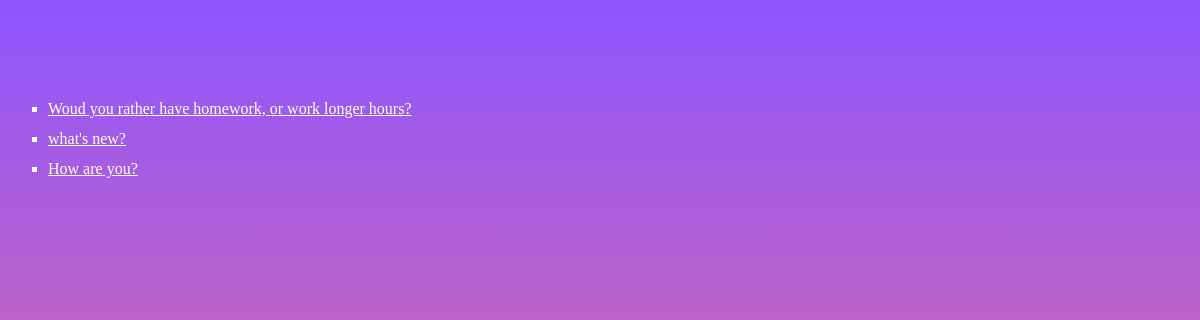
/, run on an earlier commit of the app's database.
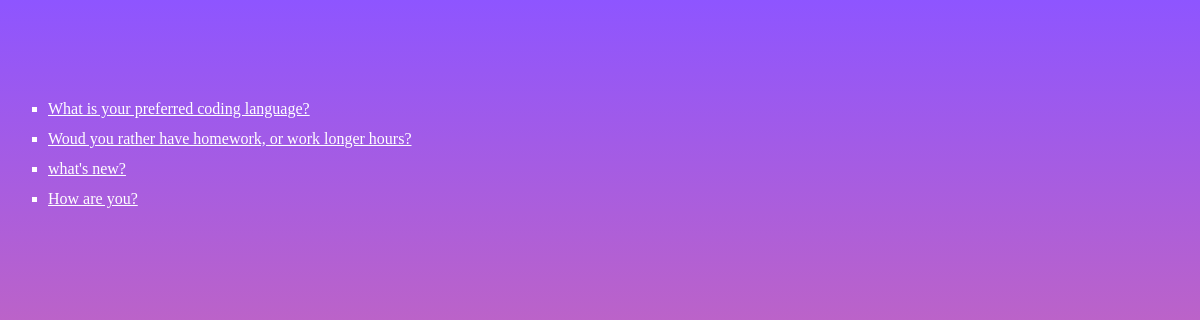
And on a later commit of the database.
### polls/models.py (models this page shows, shortened)
class Question(models.Model):
    question_text = models.CharField(max_length = 200)
    pub_date = models.DateTimeField("date published")

### polls/views.py (the view)
# urls.py: path("", views.IndexView.as_view(), name="index"),
class IndexView(generic.ListView):
    template_name = "polls/index.html"
    context_object_name = "latest_question_list"
    def get_queryset(self):
        return Question.objects.filter(pub_date__lte = timezone.now()).order_by('-pub_date')[:5]

### polls/templates/polls/index.html
{% load static %}
<link rel="stylesheet" href="{% static 'polls/style.css' %}"/>
{% if latest_question_list %}
    <ul>
    {% for question in latest_question_list %}
        <li><a href="{% url 'polls:detail' question.id %}">{{ question.question_text }}</a></li>
    {% endfor %}
    </ul>
{% else %}
    <p>No polls are available.</p>
{% endif %}

What changed in the data, as far as the page shows it:
added Question: question_text "What is your preferred coding language?"
